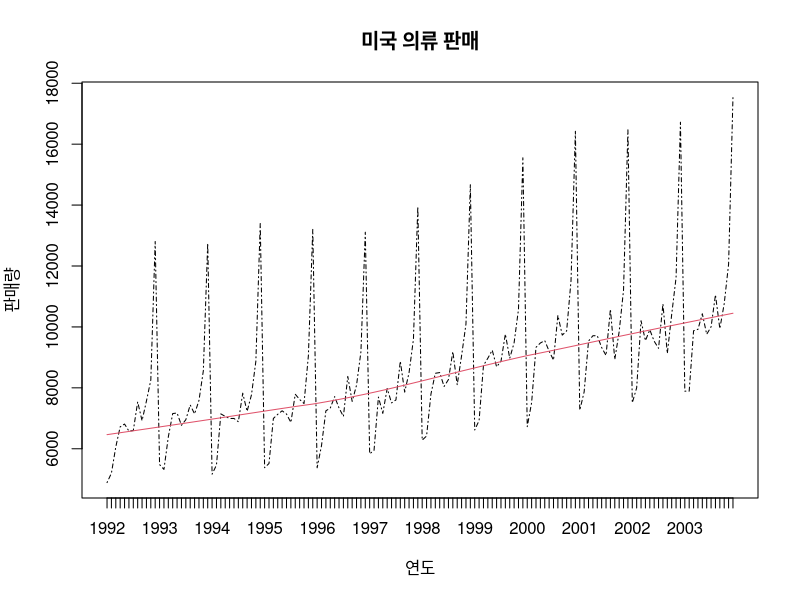
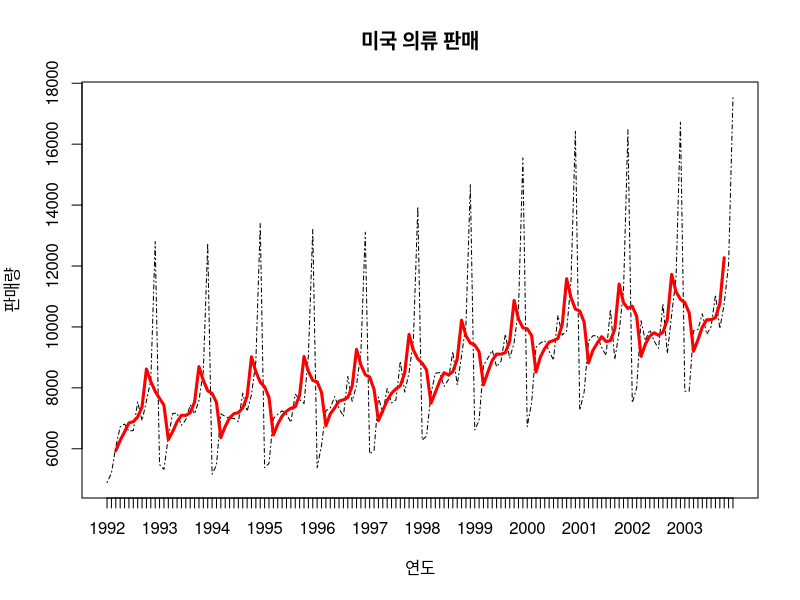
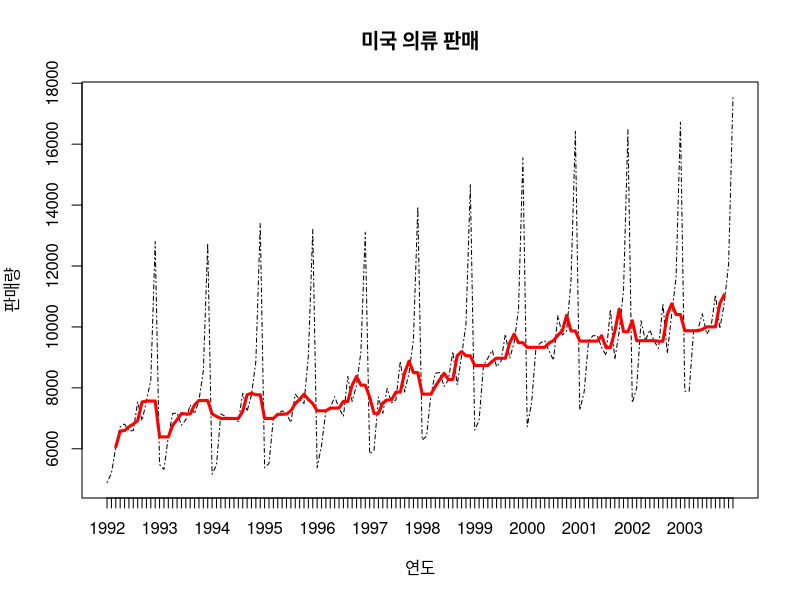
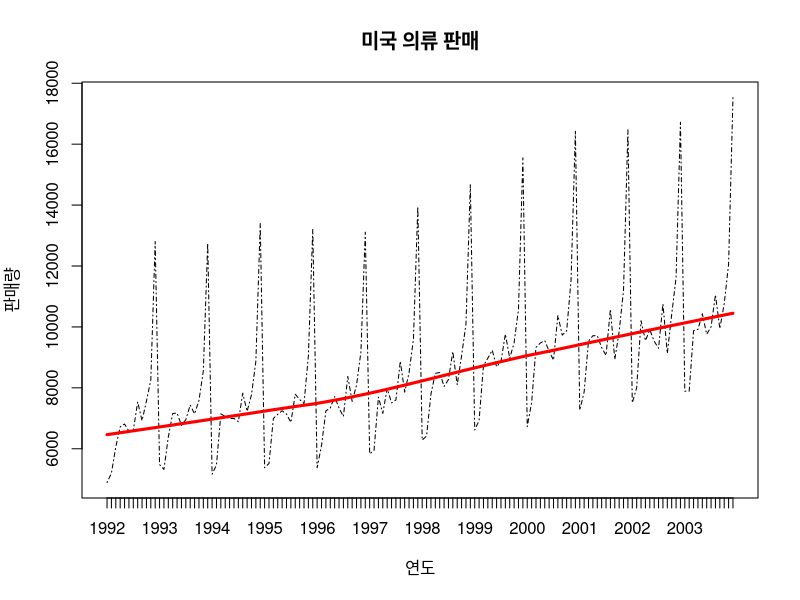
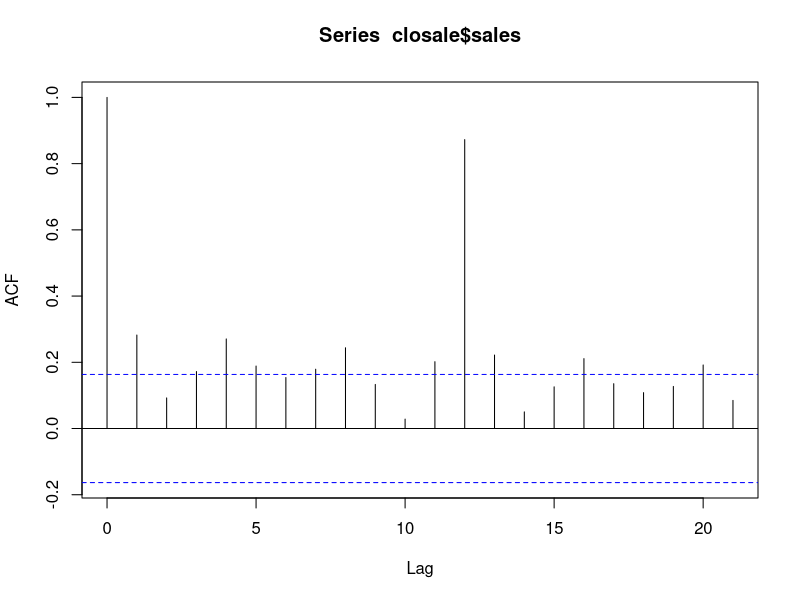
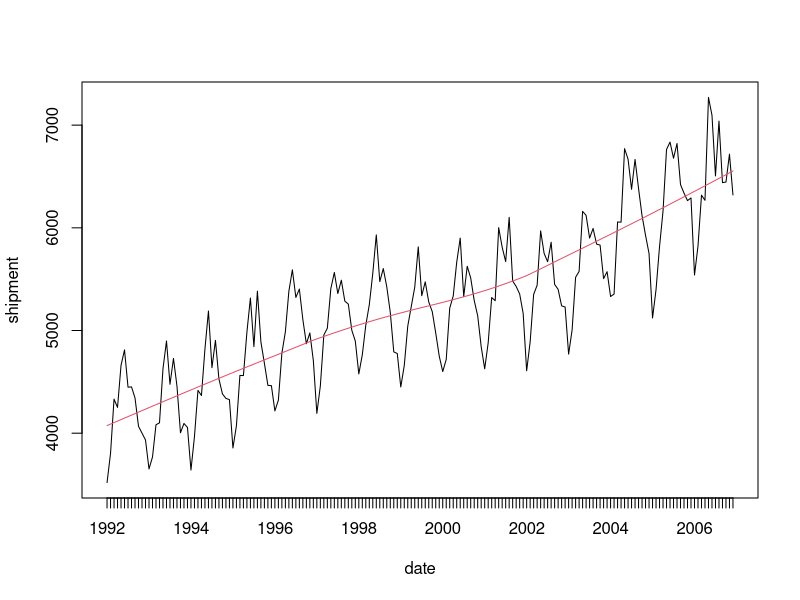
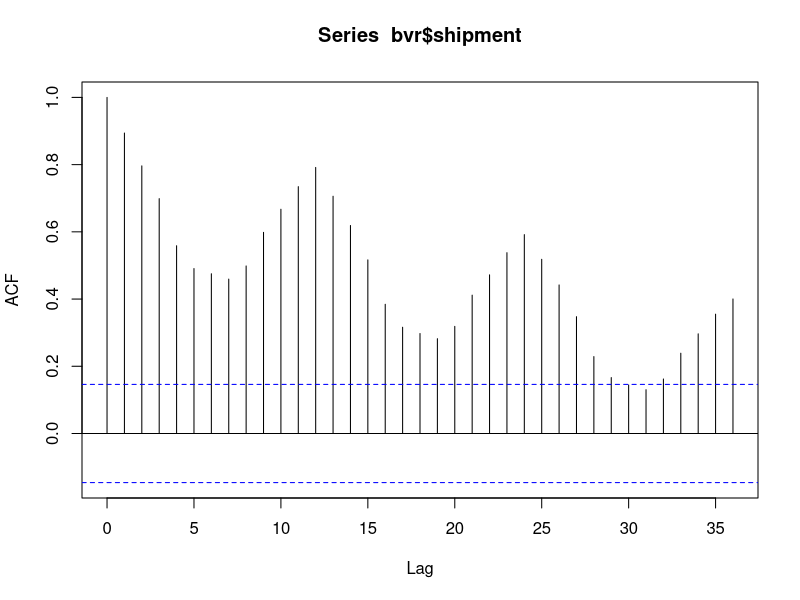
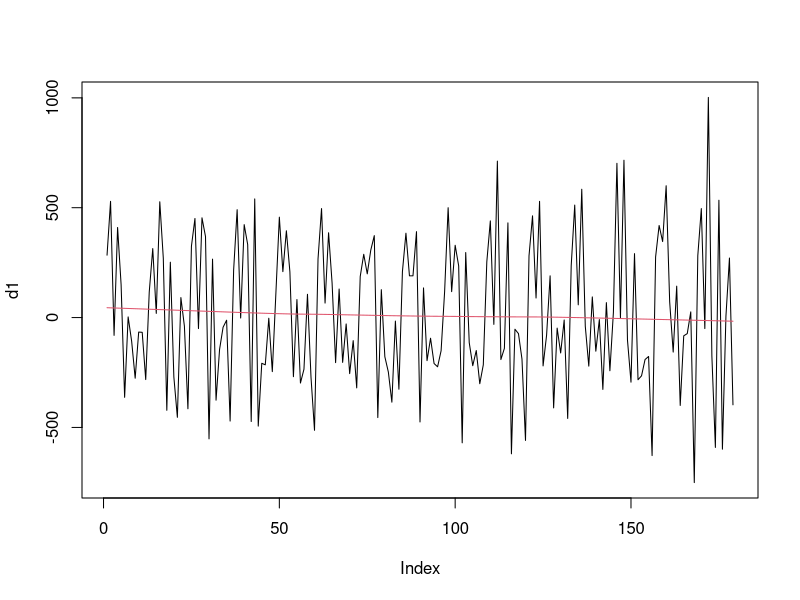

These figures' R source, in order: (Note: this script raises an error after producing the figures.)
library(zoo)

closale = read.csv('closale.csv')
head(closale)
summary(closale)

closale$date = as.yearmon(closale$date)

plot(closale, type='l', lty=4, main="미국 의류 판매", xlab="연도", ylab="판매량")
lines(closale$date, lowess(closale$sales)$y, col=2)


# 이동평균

mov.avr = rollmean(closale$sales, 5, na.pad=T)

plot(closale, type='l', lty=4, main="미국 의류 판매", xlab="연도", ylab="판매량")
lines(closale$date, mov.avr, col='red', lwd=3)


# 이동중간값

mov.med = rollmedian(closale$sales, 5, na.pad=T)

plot(closale, type='l', lty=4, main="미국 의류 판매", xlab="연도", ylab="판매량")
lines(closale$date, mov.med, col='red', lwd=3)


# 국소 가중 회귀

loc.reg = lowess(closale$sales)

plot(closale, type='l', lty=4, main="미국 의류 판매", xlab="연도", ylab="판매량")
lines(closale$date, loc.reg$y, col='red', lwd=3)


# ACF

acf(closale$sales)


# ----------------------------------------
library(zoo)

bvr = read.csv('beverage.csv')
head(bvr)
summary(bvr)

bvr$date = as.yearmon(bvr$date)
summary(bvr)

plot(bvr, type='l')
lines(bvr$date, lowess(bvr$shipment)$y, col=2)   # 추세

acf(bvr$shipment, 36)


# 차분

d1 = diff(bvr$shipment, 1)

plot(d1, type='l')
lines(lowess(d1), col=2)

acf(d1, 36)   # 12개월 주기의 계절성


# 계절성 차분

d12 = diff(bvr$shipment, 12)

plot(d1, type='l')
lines(lowess(d12), col=2)

acf(d12)


# 계절성과 추세를 차분 - 추세도 제거.

d121 = diff(d12, 1)

plot(d1, type='l')
lines(lowess(d121), col=2)

acf(d121)  # 상관계수가 마이너스. 지난 달 많이 팔리면 이번 달 적게 팔림.


# ------------------------------------------------------
# Viscosity reading 데이터

vis = read.csv('viscosity.csv')
head(vis)

plot(vis, typ='l')
lines(vis$time, lowess(vis$reading)$y, col=2)   # 추세


# MA(q) 모형 - 이전 시점의 오차가 현재 시점에 영향을 준다.

acf(vis$reading)
vis.ma = arima(vis$reading, c(0,0,5))
vis.ma


# AR(p) 모형 - 이전 시점의 값 자체가 현재 시점에 영향을 준다.

# PACF : 종교시설이 많은 도시는 범죄율도 높다. 
# 하지만 두 변수 모두 인구와 관련되어 있다.
# 종교시설수와 범죄율의 상관관계는 각각 인구가 설명하는 부분을 제외하고 상관성을 고려해야 한다.

pacf(vis$reading)
vis.ar = arima(vis$reading, c(1, 0, 0))
vis.ar


# ARIMA(p, q) 모형

vis.arma = arima(vis$reading, c(1, 0, 5))
vis.arma


# ---> ACF 가 완만하게 감소하므로 PACF 사용. 즉 AR 모형이 적합 !!!

# 모형 비교 : 값이 작은 것 선택.

AIC(vis.ma)
AIC(vis.ar)
AIC(vis.arma)

BIC(vis.ma)
BIC(vis.ar)
BIC(vis.arma)


library(forecast)

vis_ts = ts(vis$reading)
vis_ts

vis_arima <- arima(vis_ts, order = c(1, 0, 0))  # AR 모델
vis_fcast <- forecast.Arima(vis_arima, h = 5)
plot.forecast(vis_fcast)



